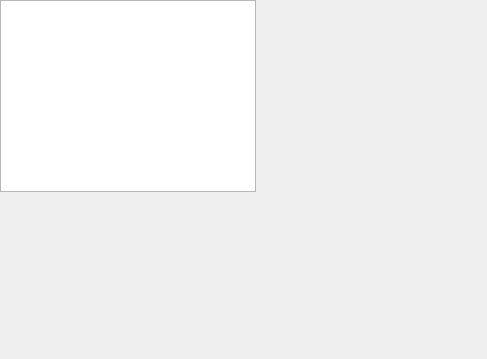
<?xml version="1.0" encoding="UTF-8"?>
<ui version="4.0">
 <class>Dialog</class>
 <widget class="QDialog" name="Dialog">
  <property name="enabled">
   <bool>true</bool>
  </property>
  <property name="geometry">
   <rect>
    <x>0</x>
    <y>0</y>
    <width>487</width>
    <height>359</height>
   </rect>
  </property>
  <property name="windowTitle">
   <string>Dialog</string>
  </property>
  <widget class="QGraphicsView" name="graphicsView">
   <property name="geometry">
    <rect>
     <x>0</x>
     <y>0</y>
     <width>256</width>
     <height>192</height>
    </rect>
   </property>
  </widget>
 </widget>
 <resources/>
 <connections/>
 <slots>
  <slot>on_pushButton_clicked()</slot>
 </slots>
</ui>
